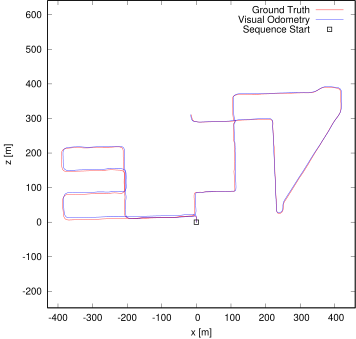

The gnuplot source for this figure:
set term postscript eps enhanced color
set output "08.eps"
set size ratio -1
set xrange [-430:459]
set yrange [-248:641]
set xlabel "x [m]"
set ylabel "z [m]"
plot "08.txt" using 1:2 lc rgb "#FF0000" title 'Ground Truth' w lines,"08.txt" using 3:4 lc rgb "#0000FF" title 'Visual Odometry' w lines,"< head -1 08.txt" using 1:2 lc rgb "#000000" pt 4 ps 1 lw 2 title 'Sequence Start' w points
